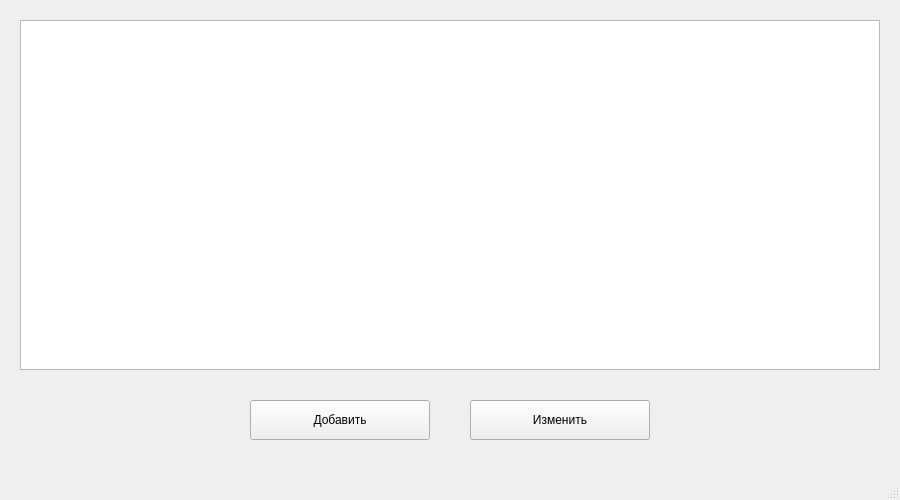
<?xml version="1.0" encoding="UTF-8"?>
<ui version="4.0">
 <class>MainWindow</class>
 <widget class="QMainWindow" name="MainWindow">
  <property name="geometry">
   <rect>
    <x>0</x>
    <y>0</y>
    <width>900</width>
    <height>500</height>
   </rect>
  </property>
  <property name="windowTitle">
   <string>Кофе</string>
  </property>

  <widget class="QWidget" name="centralwidget">

   <widget class="QTableView" name="tableView">
    <property name="geometry">
     <rect>
      <x>20</x>
      <y>20</y>
      <width>860</width>
      <height>350</height>
     </rect>
    </property>
   </widget>

   <widget class="QPushButton" name="addButton">
    <property name="geometry">
     <rect>
      <x>250</x>
      <y>400</y>
      <width>180</width>
      <height>40</height>
     </rect>
    </property>
    <property name="text">
     <string>Добавить</string>
    </property>
   </widget>

   <widget class="QPushButton" name="editButton">
    <property name="geometry">
     <rect>
      <x>470</x>
      <y>400</y>
      <width>180</width>
      <height>40</height>
     </rect>
    </property>
    <property name="text">
     <string>Изменить</string>
    </property>
   </widget>

  </widget>

  <widget class="QMenuBar" name="menubar">
   <property name="geometry">
    <rect>
     <x>0</x>
     <y>0</y>
     <width>900</width>
     <height>22</height>
    </rect>
   </property>
  </widget>

  <widget class="QStatusBar" name="statusbar"/>
 </widget>

 <resources/>
 <connections/>
</ui>
